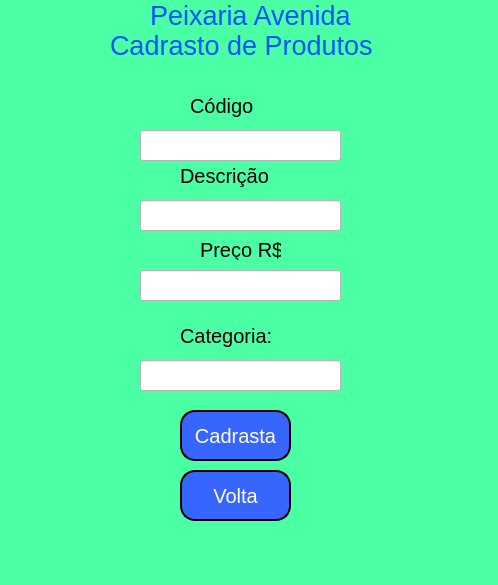
<?xml version="1.0" encoding="UTF-8"?>
<ui version="4.0">
 <class>MainWindow</class>
 <widget class="QMainWindow" name="MainWindow">
  <property name="geometry">
   <rect>
    <x>0</x>
    <y>0</y>
    <width>498</width>
    <height>585</height>
   </rect>
  </property>
  <property name="windowTitle">
   <string>MainWindow</string>
  </property>
  <property name="styleSheet">
   <string notr="true">background-color: rgb(75, 255, 165);
</string>
  </property>
  <widget class="QWidget" name="centralwidget">
   <widget class="QPushButton" name="pushButton">
    <property name="geometry">
     <rect>
      <x>180</x>
      <y>410</y>
      <width>111</width>
      <height>51</height>
     </rect>
    </property>
    <property name="font">
     <font>
      <pointsize>15</pointsize>
     </font>
    </property>
    <property name="styleSheet">
     <string notr="true">background-color: rgb(55, 102, 255);
color: rgb(255, 255, 255);
border-style: outset;
border-width: 2px;
border-radius: 15px;
border-color: black;</string>
    </property>
    <property name="text">
     <string>Cadrasta</string>
    </property>
   </widget>
   <widget class="QLabel" name="label">
    <property name="geometry">
     <rect>
      <x>190</x>
      <y>90</y>
      <width>81</width>
      <height>31</height>
     </rect>
    </property>
    <property name="font">
     <font>
      <pointsize>15</pointsize>
     </font>
    </property>
    <property name="text">
     <string>Código</string>
    </property>
   </widget>
   <widget class="QLabel" name="label_2">
    <property name="geometry">
     <rect>
      <x>180</x>
      <y>160</y>
      <width>91</width>
      <height>31</height>
     </rect>
    </property>
    <property name="font">
     <font>
      <pointsize>15</pointsize>
     </font>
    </property>
    <property name="text">
     <string>Descrição</string>
    </property>
   </widget>
   <widget class="QLabel" name="label_3">
    <property name="geometry">
     <rect>
      <x>200</x>
      <y>240</y>
      <width>81</width>
      <height>20</height>
     </rect>
    </property>
    <property name="font">
     <font>
      <pointsize>15</pointsize>
     </font>
    </property>
    <property name="text">
     <string>Preço R$</string>
    </property>
   </widget>
   <widget class="QLineEdit" name="lineEdit">
    <property name="geometry">
     <rect>
      <x>140</x>
      <y>130</y>
      <width>201</width>
      <height>31</height>
     </rect>
    </property>
    <property name="font">
     <font>
      <pointsize>12</pointsize>
     </font>
    </property>
    <property name="styleSheet">
     <string notr="true">background-color: rgb(255, 255, 255);</string>
    </property>
   </widget>
   <widget class="QLineEdit" name="lineEdit_2">
    <property name="geometry">
     <rect>
      <x>140</x>
      <y>200</y>
      <width>201</width>
      <height>31</height>
     </rect>
    </property>
    <property name="font">
     <font>
      <pointsize>12</pointsize>
     </font>
    </property>
    <property name="styleSheet">
     <string notr="true">background-color: rgb(255, 255, 255);</string>
    </property>
   </widget>
   <widget class="QLineEdit" name="lineEdit_3">
    <property name="geometry">
     <rect>
      <x>140</x>
      <y>270</y>
      <width>201</width>
      <height>31</height>
     </rect>
    </property>
    <property name="font">
     <font>
      <pointsize>12</pointsize>
     </font>
    </property>
    <property name="styleSheet">
     <string notr="true">background-color: rgb(255, 255, 255);</string>
    </property>
   </widget>
   <widget class="QLabel" name="label_4">
    <property name="geometry">
     <rect>
      <x>150</x>
      <y>0</y>
      <width>201</width>
      <height>31</height>
     </rect>
    </property>
    <property name="font">
     <font>
      <pointsize>20</pointsize>
     </font>
    </property>
    <property name="styleSheet">
     <string notr="true">color: rgb(0, 85, 255);</string>
    </property>
    <property name="text">
     <string>Peixaria Avenida</string>
    </property>
   </widget>
   <widget class="QLabel" name="label_5">
    <property name="geometry">
     <rect>
      <x>180</x>
      <y>320</y>
      <width>101</width>
      <height>31</height>
     </rect>
    </property>
    <property name="font">
     <font>
      <pointsize>15</pointsize>
     </font>
    </property>
    <property name="text">
     <string>Categoria:</string>
    </property>
   </widget>
   <widget class="QLineEdit" name="lineEdit_4">
    <property name="geometry">
     <rect>
      <x>140</x>
      <y>360</y>
      <width>201</width>
      <height>31</height>
     </rect>
    </property>
    <property name="font">
     <font>
      <pointsize>12</pointsize>
     </font>
    </property>
    <property name="styleSheet">
     <string notr="true">background-color: rgb(255, 255, 255);</string>
    </property>
   </widget>
   <widget class="QLabel" name="label_6">
    <property name="geometry">
     <rect>
      <x>110</x>
      <y>30</y>
      <width>271</width>
      <height>31</height>
     </rect>
    </property>
    <property name="font">
     <font>
      <pointsize>20</pointsize>
     </font>
    </property>
    <property name="styleSheet">
     <string notr="true">color: rgb(0, 85, 255);</string>
    </property>
    <property name="text">
     <string>Cadrasto de Produtos</string>
    </property>
   </widget>
   <widget class="QPushButton" name="pushButton_2">
    <property name="geometry">
     <rect>
      <x>180</x>
      <y>470</y>
      <width>111</width>
      <height>51</height>
     </rect>
    </property>
    <property name="font">
     <font>
      <pointsize>15</pointsize>
     </font>
    </property>
    <property name="styleSheet">
     <string notr="true">background-color: rgb(55, 102, 255);
color: rgb(255, 255, 255);
border-style: outset;
border-width: 2px;
border-radius: 15px;
border-color: black;</string>
    </property>
    <property name="text">
     <string>Volta</string>
    </property>
   </widget>
  </widget>
  <widget class="QMenuBar" name="menubar">
   <property name="geometry">
    <rect>
     <x>0</x>
     <y>0</y>
     <width>498</width>
     <height>22</height>
    </rect>
   </property>
  </widget>
  <widget class="QStatusBar" name="statusbar"/>
 </widget>
 <resources/>
 <connections/>
</ui>
